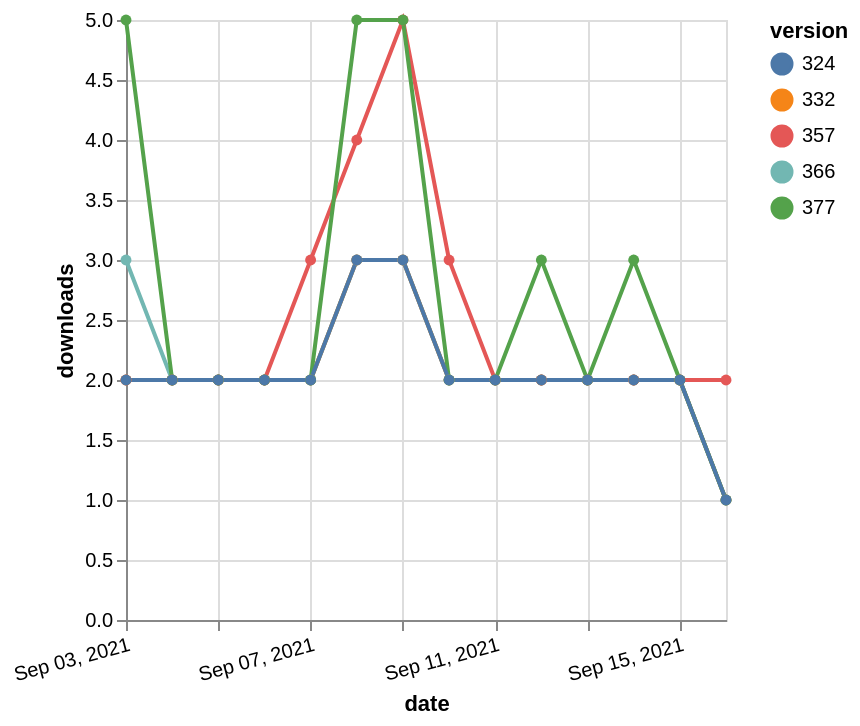

Here is the Vega-Lite specification saved for this chart:
### Vega-Lite specification from a JSON file in a GitHub repository (floating-point values rounded to 4 significant figures)
{"$schema": "https://vega.github.io/schema/vega-lite/v5.json", "description": "A simple bar chart with embedded data.", "data": {"values": [{"date": "2021-09-03", "total": 2306, "delta": 3, "version": "366"}, {"date": "2021-09-04", "total": 2308, "delta": 2, "version": "366"}, {"date": "2021-09-05", "total": 2310, "delta": 2, "version": "366"}, {"date": "2021-09-06", "total": 2312, "delta": 2, "version": "366"}, {"date": "2021-09-07", "total": 2314, "delta": 2, "version": "366"}, {"date": "2021-09-08", "total": 2317, "delta": 3, "version": "366"}, {"date": "2021-09-09", "total": 2320, "delta": 3, "version": "366"}, {"date": "2021-09-10", "total": 2322, "delta": 2, "version": "366"}, {"date": "2021-09-11", "total": 2324, "delta": 2, "version": "366"}, {"date": "2021-09-12", "total": 2326, "delta": 2, "version": "366"}, {"date": "2021-09-13", "total": 2328, "delta": 2, "version": "366"}, {"date": "2021-09-14", "total": 2330, "delta": 2, "version": "366"}, {"date": "2021-09-15", "total": 2332, "delta": 2, "version": "366"}, {"date": "2021-09-16", "total": 2333, "delta": 1, "version": "366"}, {"date": "2021-09-03", "total": 2886, "delta": 2, "version": "357"}, {"date": "2021-09-04", "total": 2888, "delta": 2, "version": "357"}, {"date": "2021-09-05", "total": 2890, "delta": 2, "version": "357"}, {"date": "2021-09-06", "total": 2892, "delta": 2, "version": "357"}, {"date": "2021-09-07", "total": 2895, "delta": 3, "version": "357"}, {"date": "2021-09-08", "total": 2899, "delta": 4, "version": "357"}, {"date": "2021-09-09", "total": 2904, "delta": 5, "version": "357"}, {"date": "2021-09-10", "total": 2907, "delta": 3, "version": "357"}, {"date": "2021-09-11", "total": 2909, "delta": 2, "version": "357"}, {"date": "2021-09-12", "total": 2911, "delta": 2, "version": "357"}, {"date": "2021-09-13", "total": 2913, "delta": 2, "version": "357"}, {"date": "2021-09-14", "total": 2915, "delta": 2, "version": "357"}, {"date": "2021-09-15", "total": 2917, "delta": 2, "version": "357"}, {"date": "2021-09-16", "total": 2919, "delta": 2, "version": "357"}, {"date": "2021-09-03", "total": 2738, "delta": 2, "version": "332"}, {"date": "2021-09-04", "total": 2740, "delta": 2, "version": "332"}, {"date": "2021-09-05", "total": 2742, "delta": 2, "version": "332"}, {"date": "2021-09-06", "total": 2744, "delta": 2, "version": "332"}, {"date": "2021-09-07", "total": 2746, "delta": 2, "version": "332"}, {"date": "2021-09-08", "total": 2749, "delta": 3, "version": "332"}, {"date": "2021-09-09", "total": 2752, "delta": 3, "version": "332"}, {"date": "2021-09-10", "total": 2754, "delta": 2, "version": "332"}, {"date": "2021-09-11", "total": 2756, "delta": 2, "version": "332"}, {"date": "2021-09-12", "total": 2758, "delta": 2, "version": "332"}, {"date": "2021-09-13", "total": 2760, "delta": 2, "version": "332"}, {"date": "2021-09-14", "total": 2762, "delta": 2, "version": "332"}, {"date": "2021-09-15", "total": 2764, "delta": 2, "version": "332"}, {"date": "2021-09-16", "total": 2765, "delta": 1, "version": "332"}, {"date": "2021-09-03", "total": 2131, "delta": 5, "version": "377"}, {"date": "2021-09-04", "total": 2133, "delta": 2, "version": "377"}, {"date": "2021-09-05", "total": 2135, "delta": 2, "version": "377"}, {"date": "2021-09-06", "total": 2137, "delta": 2, "version": "377"}, {"date": "2021-09-07", "total": 2139, "delta": 2, "version": "377"}, {"date": "2021-09-08", "total": 2144, "delta": 5, "version": "377"}, {"date": "2021-09-09", "total": 2149, "delta": 5, "version": "377"}, {"date": "2021-09-10", "total": 2151, "delta": 2, "version": "377"}, {"date": "2021-09-11", "total": 2153, "delta": 2, "version": "377"}, {"date": "2021-09-12", "total": 2156, "delta": 3, "version": "377"}, {"date": "2021-09-13", "total": 2158, "delta": 2, "version": "377"}, {"date": "2021-09-14", "total": 2161, "delta": 3, "version": "377"}, {"date": "2021-09-15", "total": 2163, "delta": 2, "version": "377"}, {"date": "2021-09-16", "total": 2164, "delta": 1, "version": "377"}, {"date": "2021-09-03", "total": 2510, "delta": 2, "version": "324"}, {"date": "2021-09-04", "total": 2512, "delta": 2, "version": "324"}, {"date": "2021-09-05", "total": 2514, "delta": 2, "version": "324"}, {"date": "2021-09-06", "total": 2516, "delta": 2, "version": "324"}, {"date": "2021-09-07", "total": 2518, "delta": 2, "version": "324"}, {"date": "2021-09-08", "total": 2521, "delta": 3, "version": "324"}, {"date": "2021-09-09", "total": 2524, "delta": 3, "version": "324"}, {"date": "2021-09-10", "total": 2526, "delta": 2, "version": "324"}, {"date": "2021-09-11", "total": 2528, "delta": 2, "version": "324"}, {"date": "2021-09-12", "total": 2530, "delta": 2, "version": "324"}, {"date": "2021-09-13", "total": 2532, "delta": 2, "version": "324"}, {"date": "2021-09-14", "total": 2534, "delta": 2, "version": "324"}, {"date": "2021-09-15", "total": 2536, "delta": 2, "version": "324"}, {"date": "2021-09-16", "total": 2537, "delta": 1, "version": "324"}]}, "width": "container", "mark": {"type": "line", "point": {"filled": true}}, "encoding": {"x": {"field": "date", "type": "temporal", "timeUnit": "yearmonthdate", "title": "date", "axis": {"labelAngle": -15}}, "y": {"field": "delta", "type": "quantitative", "title": "downloads"}, "color": {"field": "version", "type": "nominal"}, "tooltip": {"field": "delta"}}}
